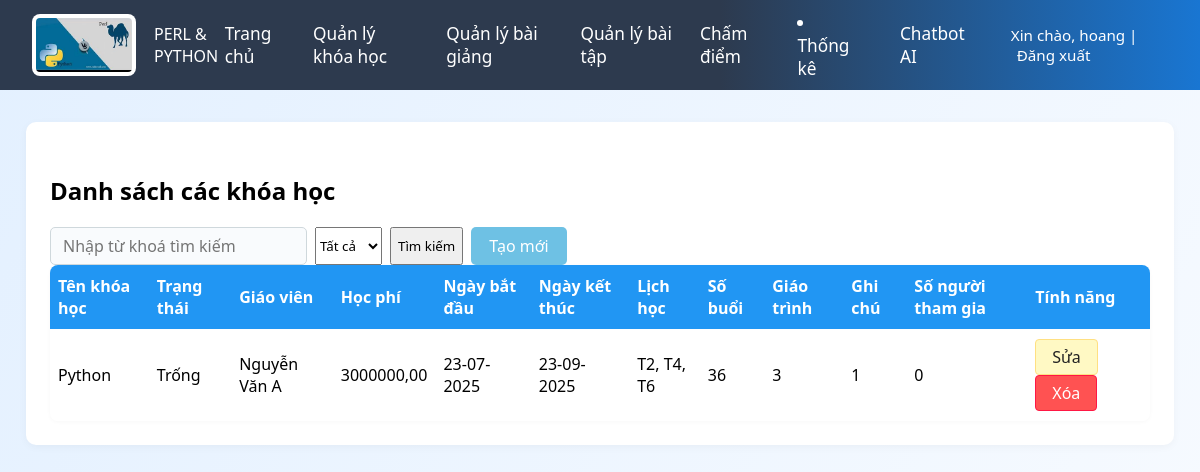
The app's page /course_management/ (signed in), older data.
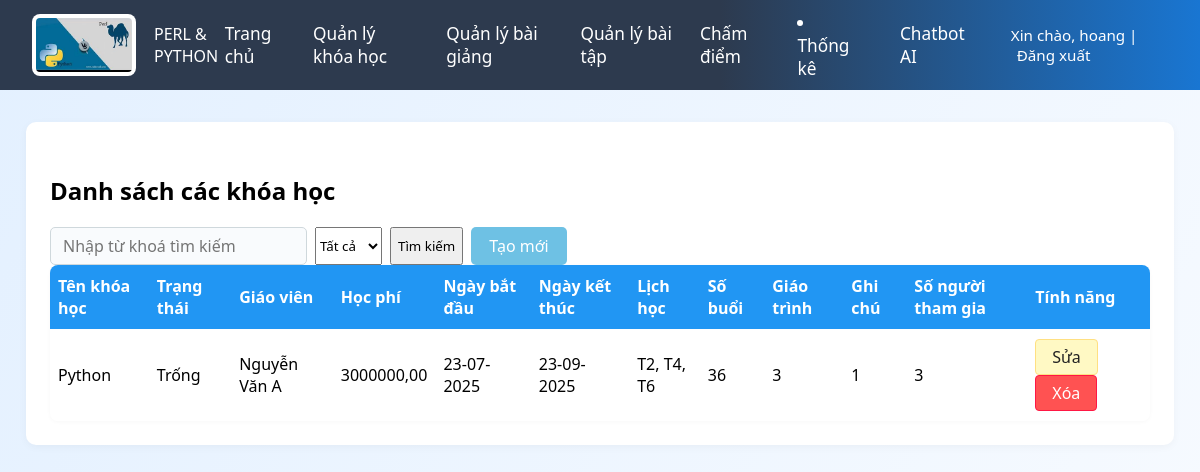
The same page, newer data.
### teacherapp/models.py (models this page shows, shortened)
class Course(models.Model):
    name = models.CharField(max_length=200)
    status = models.CharField(max_length=50)
    teacher = models.CharField(max_length=100)
    fee = models.DecimalField(max_digits=10, decimal_places=2, null=True, blank=True)
    start_date = models.DateField()
    end_date = models.DateField()
    schedule = models.CharField(max_length=200)
    sessions = models.IntegerField(default=0)  # Tổng số buổi
    curriculum = models.TextField(blank=True)
    note = models.TextField(blank=True)
    participants = models.IntegerField(default=0)
    created_by = models.ForeignKey(User, on_delete=models.CASCADE, null=True, blank=True)

### teacherapp/views.py (the view)
# urls.py: path('course_management/', views.course_management, name='course_management'),
@login_required
def course_management(request):
    query = request.GET.get('q', '')
    lang = request.GET.get('lang', '')
    courses = Course.objects.filter(created_by=request.user)
    if query:
        courses = courses.filter(name__icontains=query)
    if lang in ['Python', 'Perl']:
        courses = courses.filter(name__icontains=lang)
    form = CourseForm()
    context = {
        'courses': courses,
        'form': form,
        'query': query,
        'filter_lang': lang,
    }
    return render(request, 'teacher_page/course_management.html', context)

### templates/teacher_page/course_management.html (shortened to what this page needs)
{% extends 'teacher_page/gv_base.html' %}
{% load static %}
{% block extra_css %}
    <link rel="stylesheet" href="{% static 'css/course_management.css' %}">
{% endblock %}
{% block content %}
<div class="main-content">
    <div class="page-header">
        <h2>Danh sách các khóa học</h2>
        <div class="header-actions">
            <form method="get" style="display: flex; gap: 8px;">
                <input type="text" name="q" placeholder="Nhập từ khoá tìm kiếm" value="{{ query|default:'' }}">
                <select name="lang">
                    <option value="">Tất cả</option>
                </select>
                <button type="submit">Tìm kiếm</button>
                <button class="add-class-btn" type="button" title="Nhấn để thêm mới lớp học">Tạo mới</button>
            </form>
        </div>
    </div>
    <table class="class-table">
        <thead>
            <tr>
                <th>Tên khóa học</th>
                <th>Trạng thái</th>
                <th>Giáo viên</th>
                <th>Học phí</th>
                <th>Ngày bắt đầu</th>
                <th>Ngày kết thúc</th>
                <th>Lịch học</th>
                <th>Số buổi</th>
                <th>Giáo trình</th>
                <th>Ghi chú</th>
                <th>Số người tham gia</th>
                <th>Tính năng</th>
            </tr>
        </thead>
        <tbody>
            {% for course in courses %}
            <tr>
                <td>{{ course.name }}</td>
                <td>{{ course.status }}</td>
                <td>{{ course.teacher }}</td>
                <td>{{ course.fee }}</td>
                <td>{{ course.start_date|date:"d-m-Y" }}</td>
                <td>{{ course.end_date|date:"d-m-Y" }}</td>
                <td>{{ course.schedule }}</td>
                <td>{{ course.sessions }}</td>
                <td>{{ course.curriculum }}</td>
                <td>{{ course.note }}</td>
                <td>{{ course.participants }}</td>
                <td>
                    <a href="{% url 'edit_course' course.id %}"><button class="edit-btn">Sửa</button></a>
                    <button class="delete-btn" onclick="openDeleteModal({{ course.id }})">Xóa</button>
                </td>
            </tr>
            {% endfor %}
        </tbody>
    </table>
</div>
{% endblock %}

Row changes from the older to the newer data that the page shows:
changed Course "Python": participants "0" → "3"
